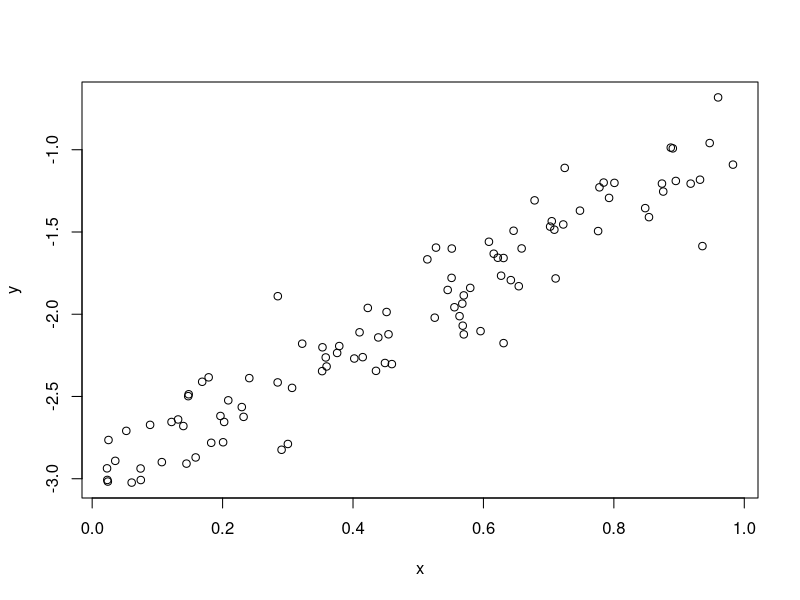

This figure's R source:
##adding a title

##my code

x <- runif(100,0,1)
y <- 2*x-3+rnorm(100,0,.2)
plot(x,y)

##linear regression
m <- lm(y~x)
summary(m)
